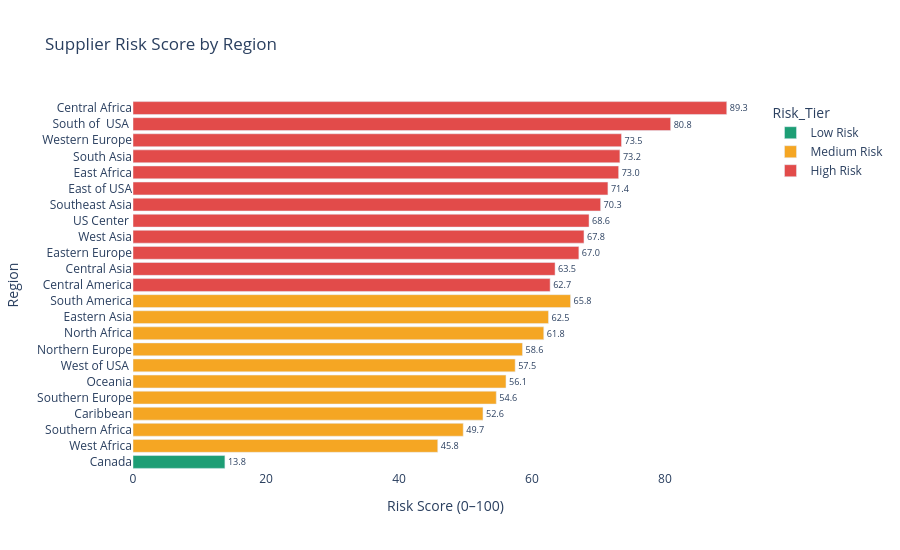

Write notebook code for a chart like this one.
### Markdown cell above
---
## 6. Visualisations

### Code cell
# ── Chart 1: Risk Score by Region (bar) ───────────────────────
fig = px.bar(
    supplier_df.sort_values('Risk_Score', ascending=True),
    x='Risk_Score', y='Order Region',
    orientation='h',
    color='Risk_Tier',
    color_discrete_map=color_map,
    title='Supplier Risk Score by Region',
    labels={'Risk_Score': 'Risk Score (0–100)', 'Order Region': 'Region'},
    text='Risk_Score'
)
fig.update_traces(texttemplate='%{text:.1f}', textposition='outside')
fig.update_layout(plot_bgcolor='white', height=550)
fig.write_html('../outputs/supplier_risk_scores.html')
fig.show()
print('Chart 1 saved ✓')

### Figure 1 — Plotly figure (JSON) as saved in the notebook; plotly's stock layout.template omitted (floating-point values rounded to 4 significant figures)
{"data": [{"hovertemplate": "Risk_Tier=Low Risk<br>Risk Score (0–100)=%{text}<br>Region=%{y}<extra></extra>", "legendgroup": "Low Risk", "marker": {"color": "#1D9E75", "pattern": {"shape": ""}}, "name": "Low Risk", "orientation": "h", "showlegend": true, "text": [13.82], "textposition": "outside", "texttemplate": "%{text:.1f}", "type": "bar", "x": [13.82], "xaxis": "x", "y": ["Canada"], "yaxis": "y"}, {"hovertemplate": "Risk_Tier=Medium Risk<br>Risk Score (0–100)=%{text}<br>Region=%{y}<extra></extra>", "legendgroup": "Medium Risk", "marker": {"color": "#F5A623", "pattern": {"shape": ""}}, "name": "Medium Risk", "orientation": "h", "showlegend": true, "text": [45.83, 49.66, 52.63, 54.63, 56.09, 57.47, 58.57, 61.77, 62.48, 65.8], "textposition": "outside", "texttemplate": "%{text:.1f}", "type": "bar", "x": [45.83, 49.66, 52.63, 54.63, 56.09, 57.47, 58.57, 61.77, 62.48, 65.8], "xaxis": "x", "y": ["West Africa", "Southern Africa", "Caribbean", "Southern Europe", "Oceania", "West of USA ", "Northern Europe", "North Africa", "Eastern Asia", "South America"], "yaxis": "y"}, {"hovertemplate": "Risk_Tier=High Risk<br>Risk Score (0–100)=%{text}<br>Region=%{y}<extra></extra>", "legendgroup": "High Risk", "marker": {"color": "#E24B4A", "pattern": {"shape": ""}}, "name": "High Risk", "orientation": "h", "showlegend": true, "text": [62.73, 63.47, 67.05, 67.82, 68.58, 70.32, 71.42, 73.03, 73.22, 73.46, 80.85, 89.29], "textposition": "outside", "texttemplate": "%{text:.1f}", "type": "bar", "x": [62.73, 63.47, 67.05, 67.82, 68.58, 70.32, 71.42, 73.03, 73.22, 73.46, 80.85, 89.29], "xaxis": "x", "y": ["Central America", "Central Asia", "Eastern Europe", "West Asia", "US Center ", "Southeast Asia", "East of USA", "East Africa", "South Asia", "Western Europe", "South of  USA ", "Central Africa"], "yaxis": "y"}], "layout": {"barmode": "relative", "height": 550, "legend": {"title": {"text": "Risk_Tier"}, "tracegroupgap": 0}, "plot_bgcolor": "white", "title": {"text": "Supplier Risk Score by Region"}, "xaxis": {"anchor": "y", "domain": [0, 1], "title": {"text": "Risk Score (0–100)"}}, "yaxis": {"anchor": "x", "domain": [0, 1], "title": {"text": "Region"}}}}
